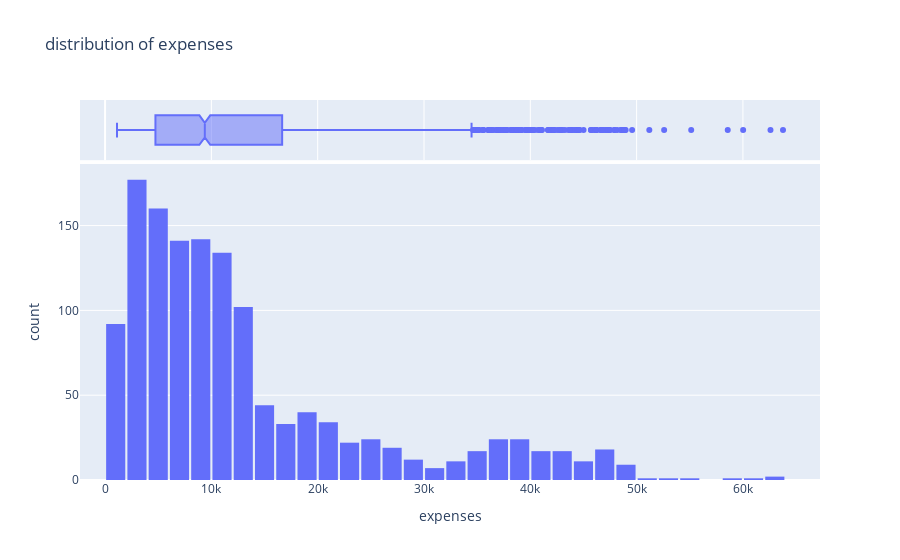

Notebook code for this chart:
### Code cell
fig = px.histogram(df, 
                   x='expenses',  
                   marginal='box',
                   title='distribution of expenses')

fig.update_layout(bargap=0.1)
fig.show()

### Figure 1 — Plotly figure (JSON) as saved in the notebook; plotly's stock layout.template omitted (floating-point values rounded to 4 significant figures; data arrays with more than 128 entries replaced by an {"elided": "..."} marker saying what was removed)
{"data": [{"alignmentgroup": "True", "bingroup": "x", "hovertemplate": "expenses=%{x}<br>count=%{y}<extra></extra>", "legendgroup": "", "marker": {"color": "#636efa", "pattern": {"shape": ""}}, "name": "", "offsetgroup": "", "orientation": "v", "showlegend": false, "type": "histogram", "x": {"elided": "1338 float values"}, "xaxis": "x", "yaxis": "y"}, {"alignmentgroup": "True", "hovertemplate": "expenses=%{x}<extra></extra>", "legendgroup": "", "marker": {"color": "#636efa"}, "name": "", "notched": true, "offsetgroup": "", "showlegend": false, "type": "box", "x": {"elided": "1338 float values"}, "xaxis": "x2", "yaxis": "y2"}], "layout": {"bargap": 0.1, "barmode": "relative", "legend": {"tracegroupgap": 0}, "title": {"text": "distribution of expenses"}, "xaxis": {"anchor": "y", "domain": [0, 1], "title": {"text": "expenses"}}, "xaxis2": {"anchor": "y2", "domain": [0, 1], "matches": "x", "showgrid": true, "showticklabels": false}, "yaxis": {"anchor": "x", "domain": [0, 0.8316], "title": {"text": "count"}}, "yaxis2": {"anchor": "x2", "domain": [0.8416, 1], "matches": "y2", "showgrid": false, "showline": false, "showticklabels": false, "ticks": ""}}}
